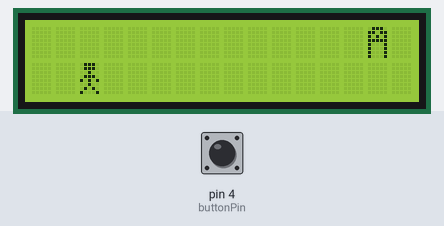
Bench run of a sketch on a simulated Arduino Uno, built with avr-gcc and run on an emulated ATmega328P. Parts: 16×2 character LCD. The inputs (shaded band) are chosen by the test bench; at power-on: pin 4 (buttonPin) HIGH. Random numbers use the default seed unless the sketch sets one; EEPROM starts erased; what the sketch prints to the serial monitor is not drawn.

Above: at 1.2 s.
1.3 s: pin 4 (buttonPin) pulled LOW for 0.15 s
At 1.41 s:
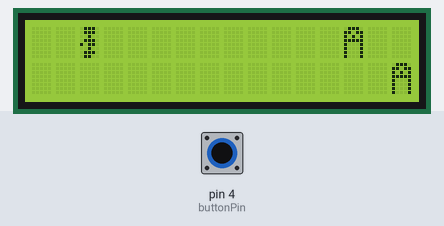
3.6 s: pin 4 (buttonPin) pulled LOW for 3.2 s
At 6.8 s:
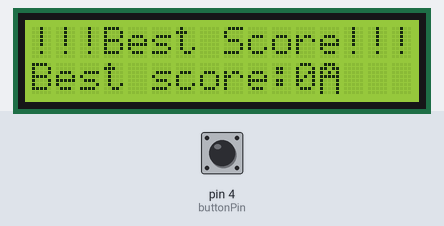
8.3 s: pin 4 (buttonPin) pulled LOW for 1 s
At 8.93 s:
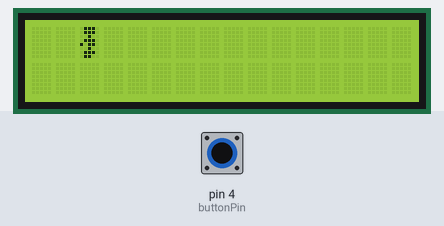
10.8 s: pin 4 (buttonPin) pulled LOW for 0.15 s
At 10.89 s:
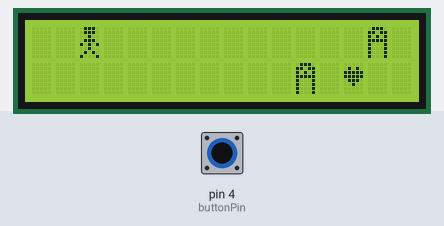
13.5 s: pin 4 (buttonPin) pulled LOW for 3.2 s
At 16.8 s:
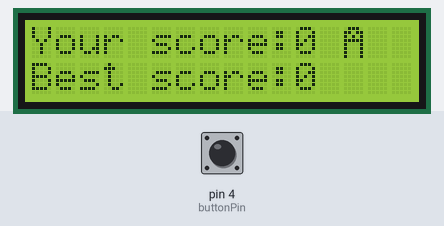
18.2 s: pin 4 (buttonPin) pulled LOW for 0.15 s
At 18.83 s:
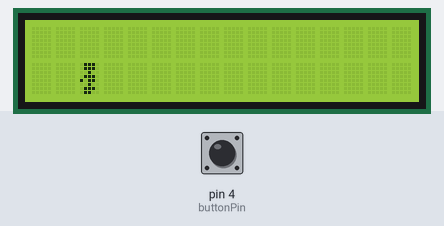
Timing chart, 0 to 21.2 s (numbered marks = the images above; inputs shaded):
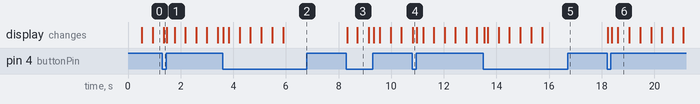

Measured:
- after the input at 8.3 s, the display: first changes at once (image 3 shows a later state)
- after the input at 18.2 s, the display: first changes at once (image 6 shows a later state)
- what the display in image 3 shows lasts 0.5 s, from 8.7 s to 9.2 s

The sketch:

MonstersLCDGame.ino
```cpp
//YWROBOT
//Compatible with the Arduino IDE 1.0
//Library version:1.1
#include <Wire.h>
#include <LiquidCrystal_I2C.h>
#include <EEPROM.h>
#if defined(ARDUINO) && ARDUINO >= 100
#define printByte(args)  write(args);
#else
#define printByte(args)  print(args,BYTE);
#endif
int gameSpeed = 400;
boolean isMonster = false ;
int address = 0;
long bestScore;
uint8_t bell[8]  = {0x4,0xe,0xe,0xe,0x1f,0x0,0x4};
uint8_t note[8]  = {0x2,0x3,0x2,0xe,0x1e,0xc,0x0};
uint8_t clock[8] = {0x0,0xe,0x15,0x17,0x11,0xe,0x0};
uint8_t heart[8] = {0x0,0xa,0x1f,0x1f,0xe,0x4,0x0};
uint8_t duck[8]  = {0x0,0xc,0x1d,0xf,0xf,0x6,0x0};
uint8_t check[8] = {0x0,0x1,0x3,0x16,0x1c,0x8,0x0};
uint8_t cross[8] = {0x0,0x1b,0xe,0x4,0xe,0x1b,0x0};
uint8_t retarrow[8] = {	0x1,0x1,0x5,0x9,0x1f,0x8,0x4};
byte monster[] = {
  B01110,
  B11011,
  B10101,
  B11111,
  B10001,
  B10001,
  B10001,
  B10001
};
byte human1[8] = {
        B01110,
        B01110,
        B00100,
        B01110,
        B10101,
        B00100,
        B01010,
        B10001
};
byte human2[8] = {
        B01110,
        B01110,
        B00100,
        B01110,
        B10110,
        B00100,
        B01110,
        B01100
};
byte emptyBlock[8] = {
        B00000,
        B00000,
        B00000,
        B00000,
        B00000,
        B00000,
        B00000,
        B00000
};

int arr [32]= {0,0,0,0,0,0,0,0,0,0,0,0,0,0,0,0,0,0,1,0,0,0,0,0,0,0,0,0,0,0,0,0};
const int buttonPin = 4;
int buttonState = 0;

LiquidCrystal_I2C lcd(0x27,16,2);  // set the LCD address to 0x27 for a 16 chars and 2 line display
int score = 0;

void setup()
{
  Serial.begin(9600);
  lcd.init();                      // initialize the lcd
  lcd.backlight();
  randomSeed(analogRead(0));

  pinMode(buttonPin, INPUT);

  lcd.createChar(0, emptyBlock);
  lcd.createChar(1, human1);
  lcd.createChar(2, heart);
  lcd.createChar(3, monster);

  lcd.home();
  bestScore = EEPROMReadlong(address);

}
boolean stopGame = false;
// display all keycodes
void loop(void) {
  if(!stopGame ){
    Serial.println("playing game..");
    playGame();
  }
  buttonState = digitalRead(buttonPin);

  if (buttonState != HIGH){
    Serial.println(buttonState);
    resetGame();
  }

}


void resetGame(){
  for(int i =0 ;i<32;i++){
    arr[i]=0;

  }
  gameSpeed = 400;
  arr[18]=1;
  score = 0 ;
  stopGame = false;
  bestScore = EEPROMReadlong(address);
}

void gameover(){
      lcd.setCursor(0,0);
      String s = String(score);
      String bs = String(bestScore);
      stopGame = true;
      if(score > bestScore){
        EEPROMWritelong(address, score);
        lcd.print("!!!Best Score!!!"+s);
        lcd.setCursor(0,1);
        lcd.print("Best score:"+s);
      }else{
        lcd.print("Your score:"+s);
        lcd.setCursor(0,1);
        lcd.print("Best score:"+bs+"  ");
      }

      delay(1000);
      return;
}

void playGame(){

  boolean  TickTock  = true;
  long clkTime = millis();
  long clkObj = millis();
  while (!stopGame) {

   if(millis()-clkTime > 400) { // clock for 60s, then scrolls for about 30s


      clkTime = millis();

      if (TickTock == true){
        lcd.createChar(1, human2);

      }else{
        lcd.createChar(1, human1);
      }
      TickTock = !TickTock;
      //Serial.println(TickTock);
      //Serial.println(millis());

    }
    if(millis()-clkObj > gameSpeed) {
      clkObj = millis();

      for(int i =0 ;i<16;i++){
        if(arr[i] != 0 && arr[i] != 1){
          if(i == 0){arr[i] = 0;}
          else{arr[i-1] = arr[i]; arr[i] = 0; }

        }

      }
      for(int i =16 ;i<32;i++){
        if(arr[i] != 0 && arr[i] != 1){
          if(i == 16){arr[i] = 0;}
          else{arr[i-1] = arr[i]; arr[i] = 0; }

        }

      }
      generateThings();
    }
    buttonState = digitalRead(buttonPin);
    if (buttonState == HIGH) {
    // turn LED on:

      if(arr[18]==2){
         arr[18] = 1;
         score +=10;
         gameSpeed-=3;
      }else if(arr[18]==3){
        gameover();
        return;
      }else{
        arr[18] = 1;
        if(arr[2] != 1 ){arr[2] = arr[2];}
        else {arr[2] = 0;}
      }

      Serial.println(buttonState);
  } else {
    if(arr[2]==2){
         arr[2] = 1;
         score +=10;
         gameSpeed-=3;
      }else if(arr[2]==3){
        gameover();
        return;
      }else{
        arr[2] = 1;
        if(arr[18] != 1 ){arr[18] = arr[18];}
        else {arr[18] = 0;}

      }
    Serial.println(gameSpeed);
  }
  draw();

  }
}

void draw(){

  lcd.setCursor(0, 0);
  for(int i= 0;i<32;i++){
    if(i==16){
      lcd.setCursor(0, 1);
    }

    lcd.write(byte(arr[i]));
  }


}

void generateThings(){
  int up;
  long randomNumber =   random(300);
  up = random(2);
  if(randomNumber > 250 && !isMonster)
  {
    isMonster = true;
    if (up == 1){
      arr[15] = 3;
    }else{
      arr[31]= 3 ;
    }
  }else{isMonster = false;}

  if(randomNumber < 80){
    if (up == 1){
      arr[15] = 2;
    }else{
      arr[31]= 2 ;
    }
  }
  Serial.println(randomNumber);

}


long EEPROMReadlong(int address) {
  long four = EEPROM.read(address);
  long three = EEPROM.read(address + 1);
  long two = EEPROM.read(address + 2);
  long one = EEPROM.read(address + 3);

  return ((four << 0) & 0xFF) + ((three << 8) & 0xFFFF) + ((two << 16) & 0xFFFFFF) + ((one << 24) & 0xFFFFFFFF);
}

void EEPROMWritelong(int address, long value) {
  byte four = (value & 0xFF);
  byte three = ((value >> 8) & 0xFF);
  byte two = ((value >> 16) & 0xFF);
  byte one = ((value >> 24) & 0xFF);

  EEPROM.write(address, four);
  EEPROM.write(address + 1, three);
  EEPROM.write(address + 2, two);
  EEPROM.write(address + 3, one);
}
```
